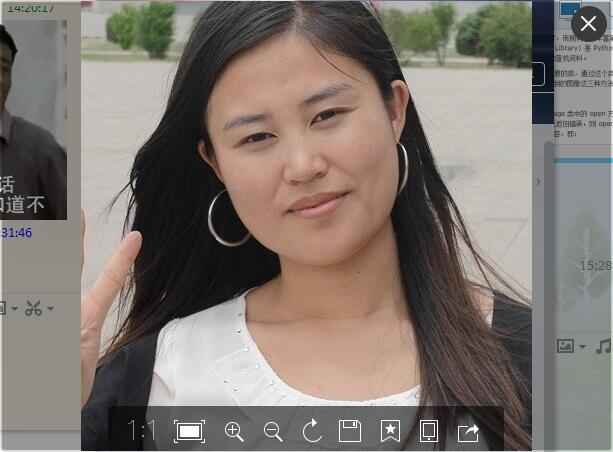
#> input picture QrcodeDemo/test.jpg, 613 x 452 px
$ python pilDemo.py   (Python 2 division)
#> lines starting #> are read from the running program, lines starting #| are printed output that depends on the picture
# -*- coding: utf-8 -*-
"""
__author__ = 'Administrator'
__time__ = '2016/4/15'
"""

import Image
import os

curDir = os.path.dirname(__file__)
picName = 'test.jpg'
pic = os.path.abspath(os.path.join(curDir, picName))
im = Image.open(pic)
#> im is the input picture: PIL image 613x452 RGB; mean R, G, B 127.7, 118.6, 112.1
print im.format
#| JPEG
print im.size
#| (613, 452)
print im.mode
#| RGB
box = (100, 100, 200, 200)
region = im.crop(box)
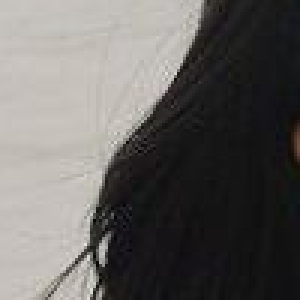
#> region: PIL image 100x100 RGB (shown 3 times larger); mean R, G, B 100.9, 98.5, 96.4
region.save('region.jpg')
ro = region.transpose(Image.ROTATE_180)
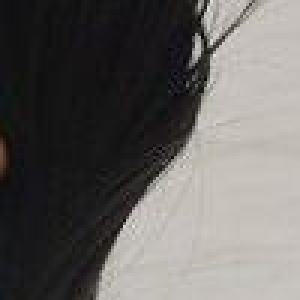
#> ro: PIL image 100x100 RGB (shown 3 times larger); mean R, G, B 100.9, 98.5, 96.4
ro.save('rotate.jpg')
im.paste(ro, box)
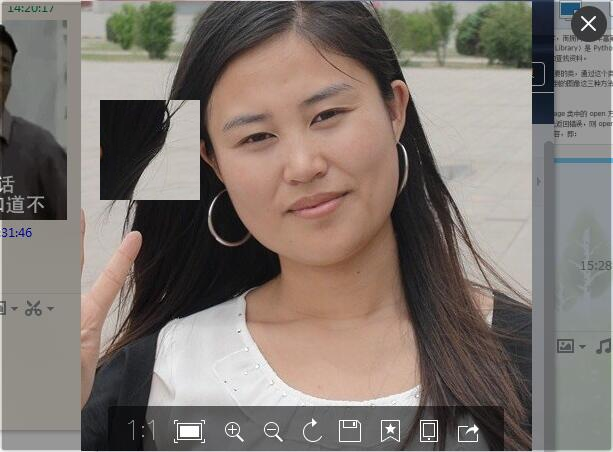
#> im: PIL image 613x452 RGB; mean R, G, B 127.7, 118.6, 112.1
out = im.rotate(30)
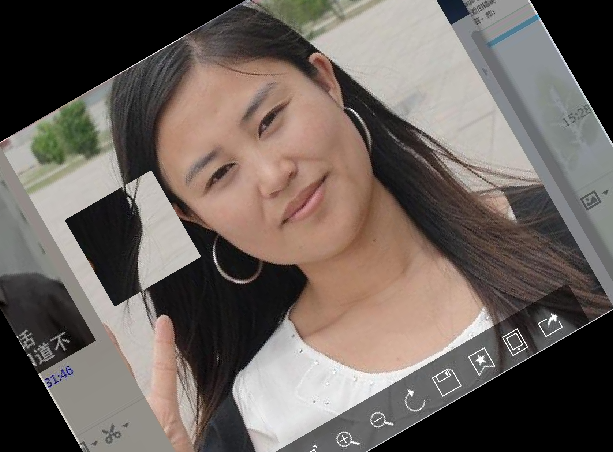
#> out: PIL image 613x452 RGB; mean R, G, B 108.4, 98.9, 93.2
out.save('out.jpg')


import ImageEnhance
enhanceer = ImageEnhance.Sharpness(im)
for i in range(8):
    factor = i/4.0
    enhanceer.enhance(factor).save('sharpness%f.jpg' % factor)
